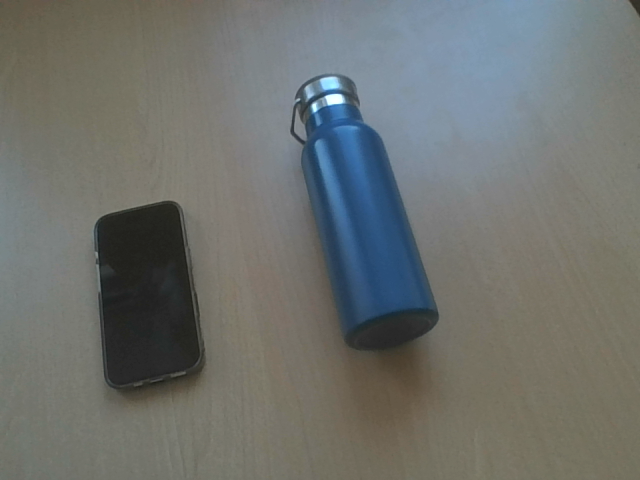
#> input picture mtrs/Bildverarbeitung/capture.png, 640 x 480 px
$ python -i code.py   (imports and definitions only)
#> lines starting #> are read from the running program, lines starting #| are printed output that depends on the picture; after the words box and inside, x2 and y2 are one past the last pixel; in counts of white or black regions, pixels touching at a corner belong together
import cv2
import numpy as np

# === iPhone 16 Breite in mm ===
IPHONE16_WIDTH_MM = 71.6  # Breite (kurze Seite) des iPhone 16 [web:56][web:61]

MIN_CONTOUR_AREA = 1500


def preprocess_for_contours(image):
    """
    Liefert ein binäres Bild, in dem iPhone + Objekt möglichst als
    gefüllte Flächen erscheinen.
    """
    gray = cv2.cvtColor(image, cv2.COLOR_BGR2GRAY)
    # etwas stärker glätten
    blurred = cv2.GaussianBlur(gray, (7, 7), 0)

    # adaptives Thresholding (invertiert), robust bei wechselnder Beleuchtung
    binary = cv2.adaptiveThreshold(
        blurred, 255,
        cv2.ADAPTIVE_THRESH_GAUSSIAN_C,
        cv2.THRESH_BINARY_INV,
        21, 5
    )

    # kräftiges Closing, um Löcher und Lücken zu schließen
    kernel = cv2.getStructuringElement(cv2.MORPH_RECT, (9, 9))
    binary = cv2.morphologyEx(binary, cv2.MORPH_CLOSE, kernel, iterations=3)

    return binary


def get_sorted_contours(binary_img, min_area=MIN_CONTOUR_AREA):
    contours, _ = cv2.findContours(binary_img, cv2.RETR_EXTERNAL,
                                   cv2.CHAIN_APPROX_SIMPLE)
    big = [c for c in contours if cv2.contourArea(c) > min_area]
    if not big:
        return []
    # Von links nach rechts sortieren
    return sorted(big, key=lambda c: cv2.boundingRect(c)[0])


def rect_from_contour(contour, use_fallback=True):
    """
    Gibt Zentrum, Breite/Höhe (Pixel), Winkel und Box zurück.
    Fällt bei sehr „kaputten“ Konturen auf boundingRect zurück.[web:74][web:82]
    """
    rect = cv2.minAreaRect(contour)  # ((cx, cy), (w, h), angle)
    box = cv2.boxPoints(rect)
    box = np.int0(box)
    (cx, cy), (w_px, h_px), angle = rect

    if use_fallback:
        x, y, bw, bh = cv2.boundingRect(contour)
        aspect_rect = max(w_px, h_px) / (min(w_px, h_px) + 1e-6)
        aspect_bbox = max(bw, bh) / (min(bw, bh) + 1e-6)

        # Wenn minAreaRect extrem gestreckt ist, boundingRect bevorzugen
        if aspect_rect > 8 and aspect_bbox < aspect_rect:
            cx = x + bw / 2.0
            cy = y + bh / 2.0
            w_px = bw
            h_px = bh
            box = np.array(
                [[x, y],
                 [x + bw, y],
                 [x + bw, y + bh],
                 [x, y + bh]],
                dtype=np.int32
            )

    return (cx, cy), (w_px, h_px), angle, box


def draw_measurement(img, center, size_mm, box, color, label):
    (cx, cy) = center
    (w_mm, h_mm) = size_mm
    cv2.drawContours(img, [box], 0, color, 2)
    text = f"{label}: {w_mm:.1f}mm x {h_mm:.1f}mm"
    cv2.putText(img, text, (int(cx) - 120, int(cy)),
                cv2.FONT_HERSHEY_SIMPLEX, 0.6, color, 2)


def capture_single_frame(camera_source=1, out_name="capture.png"):
    """
    Zeigt Live-Vorschau, SPACE = Foto aufnehmen, q = abbrechen.[web:37][web:42]
    """
    cap = cv2.VideoCapture(camera_source)
    if not cap.isOpened():
        print("Kamera konnte nicht geöffnet werden.")
        return None

    print("Live-Vorschau: SPACE = Foto, q = Abbrechen")

    frame = None
    while True:
        ret, img = cap.read()
        if not ret:
            print("Kein Frame von der Kamera.")
            break

        cv2.imshow("Live", img)
        key = cv2.waitKey(1) & 0xFF

        if key == ord(' '):
            frame = img.copy()
            cv2.imwrite(out_name, frame)
            print(f"Foto gespeichert als {out_name}")
            break
        elif key == ord('q'):
            break

    cap.release()
    cv2.destroyAllWindows()
    return frame


def process_image_with_iphone_ref(image):
    """
    Erwartung: iPhone 16 links, zu messendes Objekt rechts nebendran.
    Misst iPhone als Referenz und dann das nächste Objekt rechts.[web:7][web:19]
    """
    binary = preprocess_for_contours(image)
    contours = get_sorted_contours(binary)

    print(f"Gefundene große Konturen: {len(contours)}")

    if len(contours) < 1:
        print("Keine ausreichenden Konturen gefunden.")
        cv2.imshow("Binary", binary)
        cv2.waitKey(0)
        cv2.destroyAllWindows()
        return

    # Linke Kontur = iPhone
    iphone_contour = contours[0]
    center_i, (w_px_i, h_px_i), angle_i, box_i = rect_from_contour(iphone_contour)

    # kleine Seite als Breite des iPhones
    ref_px = min(w_px_i, h_px_i)
    if ref_px <= 0:
        print("Ungültige Referenzbreite.")
        return

    pixels_per_mm = ref_px / IPHONE16_WIDTH_MM
    print(f"Kalibriert mit iPhone 16: {pixels_per_mm:.3f} px/mm")

    # iPhone-Höhe in mm
    iphone_height_mm = max(w_px_i, h_px_i) / pixels_per_mm
    draw_measurement(
        image,
        center_i,
        (IPHONE16_WIDTH_MM, iphone_height_mm),
        box_i,
        (255, 0, 0),
        "iPhone"
    )

    # Nächstes Objekt rechts vom iPhone suchen
    iphone_x, _, _, _ = cv2.boundingRect(iphone_contour)
    candidate = None
    min_dx = float("inf")
    for cnt in contours:
        if cnt is iphone_contour:
            continue
        x, y, w, h = cv2.boundingRect(cnt)
        dx = x - iphone_x
        if dx > 0 and dx < min_dx:
            min_dx = dx
            candidate = cnt

    if candidate is None:
        print("Kein weiteres Objekt rechts vom iPhone gefunden.")
        cv2.imshow("Binary", binary)
        cv2.imshow("Result", image)
        cv2.waitKey(0)
        cv2.destroyAllWindows()
        return

    center_o, (w_px_o, h_px_o), angle_o, box_o = rect_from_contour(candidate)
    w_mm_o = w_px_o / pixels_per_mm
    h_mm_o = h_px_o / pixels_per_mm

    draw_measurement(
        image,
        center_o,
        (w_mm_o, h_mm_o),
        box_o,
        (0, 255, 0),
        "Objekt"
    )

    print(f"Objektgroesse ~ {w_mm_o:.1f}mm x {h_mm_o:.1f}mm")

    cv2.imshow("Binary", binary)
    cv2.imshow("Result", image)
    cv2.imwrite("result_measurement.png", image)
    print("Ergebnisbild gespeichert als result_measurement.png")
    cv2.waitKey(0)
    cv2.destroyAllWindows()


def main():
    frame = capture_single_frame(camera_source=1, out_name="capture.png")
    if frame is None:
        return

    process_image_with_iphone_ref(frame)


# [2 lines not run here, left out]

>>> import cv2
>>> picture = cv2.imread('capture.png')
#> picture is the input picture: shape (480, 640, 3); mean B, G, R 109.8, 113, 110
>>> result = process_image_with_iphone_ref(picture)
#> in preprocess_for_contours, `gray = cv2.cvtColor(image, cv2.COLOR_BGR2GRAY)`:
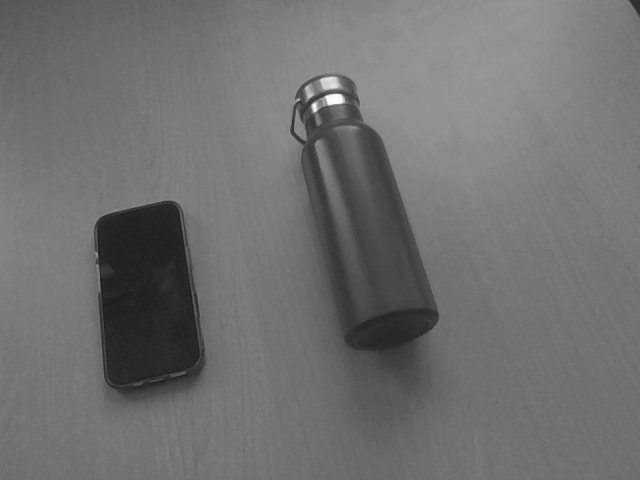
#> gray: shape (480, 640); min 24, max 253, mean 111.7
#> in preprocess_for_contours, `binary = cv2.adaptiveThreshold( blurred, 255, cv2.ADAPTIVE_THRESH_GAUS..`:
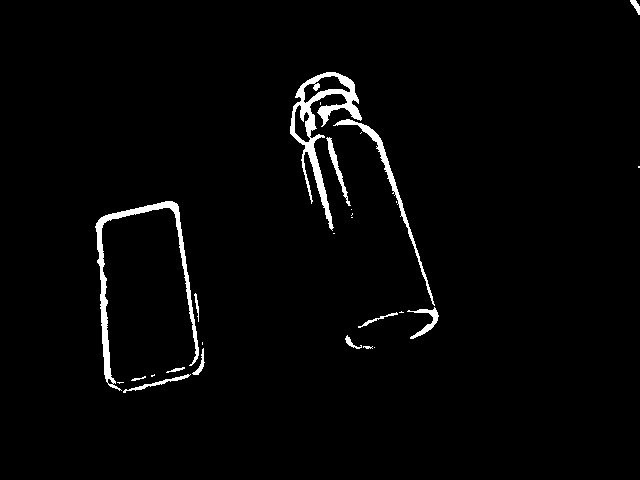
#> binary: shape (480, 640); 2.2% white; 27 white regions (13 under 20 px), largest, box (x1, y1, x2, y2) and area: (290, 72, 362, 231) 2499, (95, 201, 199, 391) 2118, (333, 119, 435, 306) 942
#> in preprocess_for_contours, `binary = cv2.morphologyEx(binary, cv2.MORPH_CLOSE, kernel, iterations=3)`:
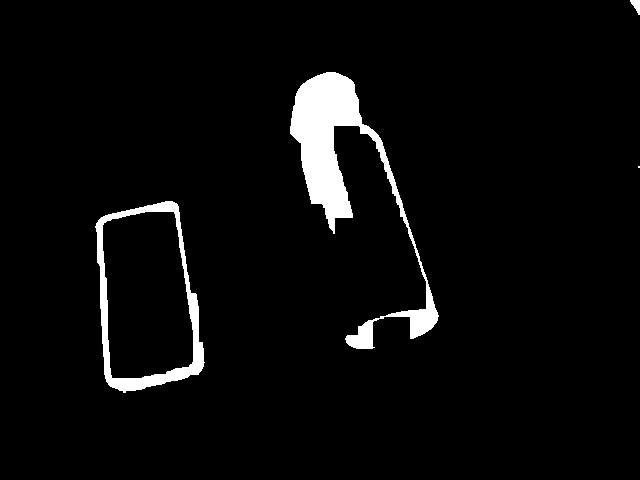
#> binary: shape (480, 640); 4.1% white; 4 white regions (1 under 20 px)
#> in get_sorted_contours, `contours, _ = cv2.findContours(binary_img, cv2.RETR_EXTERNAL, cv2.CHAI..`: contours = 4 contours, 1 with area under 20; largest, box (x1, y1, x2, y2) and area: (95, 201, 205, 393) 16086, (290, 72, 439, 349) 8321, (630, 0, 640, 15) 68
#> in get_sorted_contours, `big = [c for c in contours if cv2.contourArea(c) > min_area]`: big = 2 contours; box (x1, y1, x2, y2) and area: (95, 201, 205, 393) 16086, (290, 72, 439, 349) 8321
#> in process_image_with_iphone_ref, `contours = get_sorted_contours(binary)`: contours has the same summary as big in get_sorted_contours
#| Gefundene große Konturen: 2
#> in process_image_with_iphone_ref, `iphone_contour = contours[0]`: iphone_contour = contour of 153 points, box (x1, y1, x2, y2) (95, 201, 205, 393), area 16086
#> in rect_from_contour, `rect = cv2.minAreaRect(contour)`: rect = ((145.8, 296.4), (101.4, 184.9), -6.79)
#> in rect_from_contour, `box = cv2.boxPoints(rect)`: box = [[106.4, 394.2], [84.55, 210.6], [185.2, 198.6], [207.1, 382.2]]
#> in rect_from_contour, `box = np.int0(box)`: box = [[106, 394], [84, 210], [185, 198], [207, 382]]
#> in rect_from_contour, `(cx, cy), (w_px, h_px), angle = rect`: cx = 145.8; cy = 296.4; w_px = 101.4; h_px = 184.9; angle = -6.79
#> in rect_from_contour, `x, y, bw, bh = cv2.boundingRect(contour)`: x = 95; y = 201; bw = 110; bh = 192
#> in rect_from_contour, `aspect_rect = max(w_px, h_px) / (min(w_px, h_px) + 1e-6)`: aspect_rect = 1.82
#> in rect_from_contour, `aspect_bbox = max(bw, bh) / (min(bw, bh) + 1e-6)`: aspect_bbox = 1.75
#> in process_image_with_iphone_ref, `center_i, (w_px_i, h_px_i), angle_i, box_i = rect_from_contour(iphone_..`: center_i = (145.8, 296.4); w_px_i = 101.4; h_px_i = 184.9; angle_i = -6.79; box_i = [[106, 394], [84, 210], [185, 198], [207, 382]]
#> in process_image_with_iphone_ref, `ref_px = min(w_px_i, h_px_i)`: ref_px = 101.4
#> in process_image_with_iphone_ref, `pixels_per_mm = ref_px / IPHONE16_WIDTH_MM`: pixels_per_mm = 1.42
#| Kalibriert mit iPhone 16: 1.416 px/mm
#> in process_image_with_iphone_ref, `iphone_height_mm = max(w_px_i, h_px_i) / pixels_per_mm`: iphone_height_mm = 130.6
#> in draw_measurement, `(cx, cy) = center`: cx = 145.8; cy = 296.4
#> in process_image_with_iphone_ref, `iphone_x, _, _, _ = cv2.boundingRect(iphone_contour)`: iphone_x = 95
#> the loop in process_image_with_iphone_ref, `for cnt in contours:` made 2 passes
#> (x, y, w, h, dx, min_dx) on pass 2: (290, 72, 149, 277, 195, 195)
#> after the loop in process_image_with_iphone_ref, `for cnt in contours:`: candidate = contour of 442 points, box (x1, y1, x2, y2) (290, 72, 439, 349), area 8321; min_dx = 195
#> in process_image_with_iphone_ref, `center_o, (w_px_o, h_px_o), angle_o, box_o = rect_from_contour(candida..`: center_o = (359.6, 207.6); w_px_o = 96.04; h_px_o = 279.4; angle_o = -14.95; box_o = [[349, 355], [277, 85], [369, 60], [442, 330]]
#> in process_image_with_iphone_ref, `w_mm_o = w_px_o / pixels_per_mm`: w_mm_o = 67.83
#> in process_image_with_iphone_ref, `h_mm_o = h_px_o / pixels_per_mm`: h_mm_o = 197.4
#> call 2 of draw_measurement, with center = (359.6, 207.6), size_mm = (67.83, 197.4), box = array of shape (4, 2), color = (0, 255, 0), label = 'Objekt'
#> in draw_measurement (call 2), `(cx, cy) = center`: cx = 359.6; cy = 207.6
#> in draw_measurement (call 2), `cv2.putText(img, text, (int(cx) - 120, int(cy)), cv2.FONT_HERSHEY_SIMP..`:
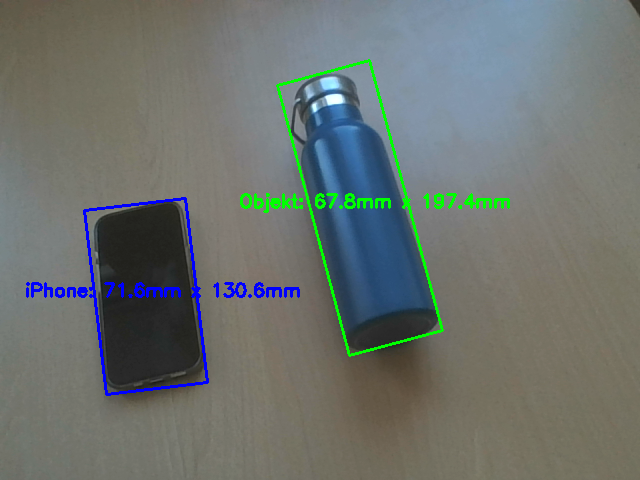
#> img: shape (480, 640, 3); mean B, G, R 110.1, 113.7, 107.7
#| Objektgroesse ~ 67.8mm x 197.4mm
